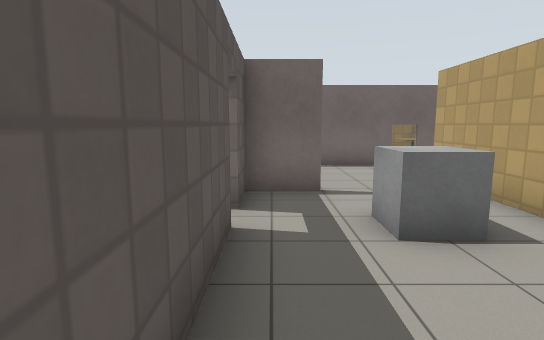
View 1 (above)

15 first-person views from a walk through a robot-simulator world made for Gazebo. The camera is 1.3 m above the floor, tilts 8° down and sees 80° across. The lines on the ground mark 1 m squares. The floor is counted in squares, 1 m on a side. Each view is taken from the middle of a square. On the plan, view 1 faces up. The plan holds only what a view shows up to about 14 squares ahead; the rest is blank. Gazebo's built-in surfaces are drawn with simple patterns. Simple shapes stand in for some stock models.

View 2
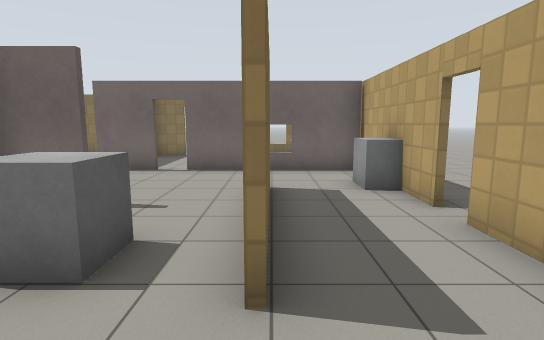

View 3
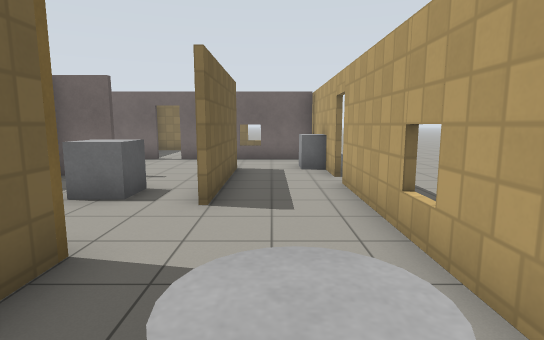

View 4
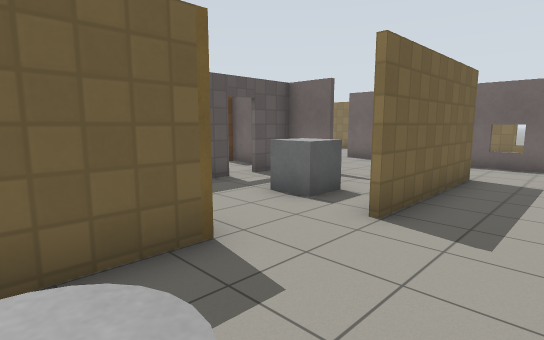

View 5
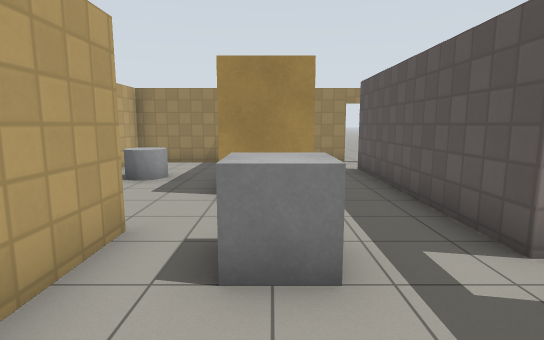

View 6
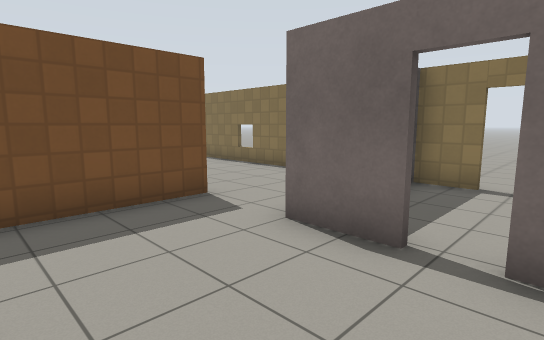

View 7
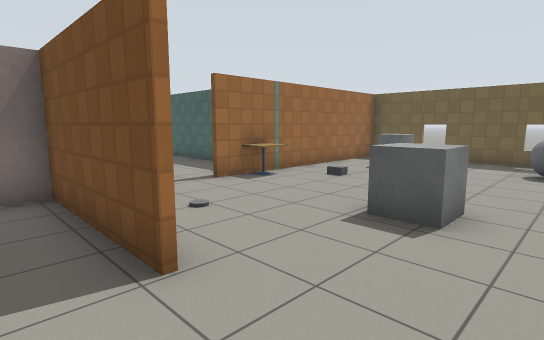

View 8
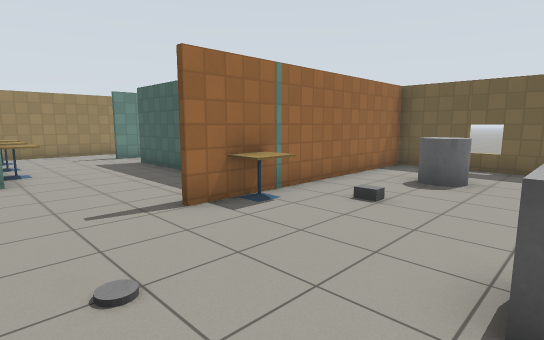

View 9
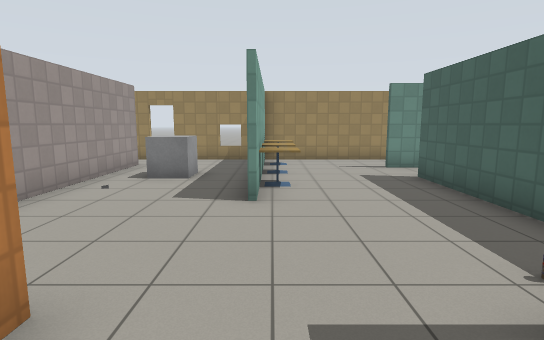

View 10
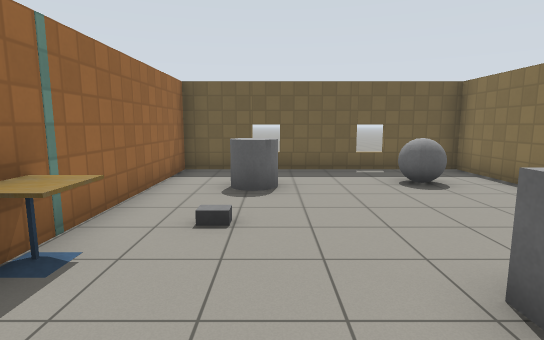

View 11
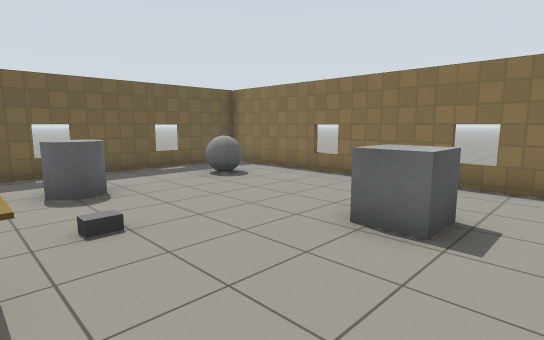

View 12
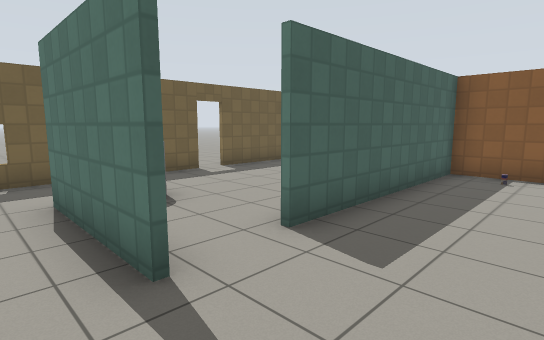

View 13
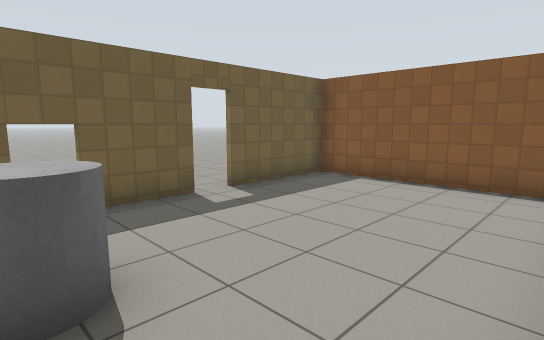

View 14
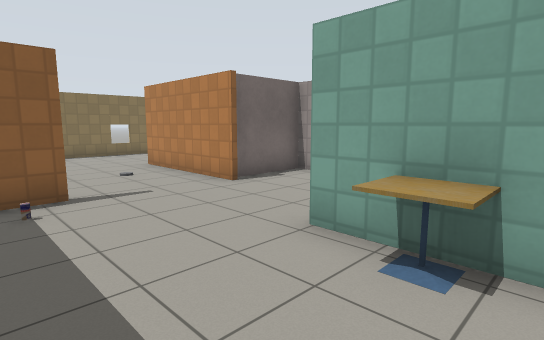

View 15
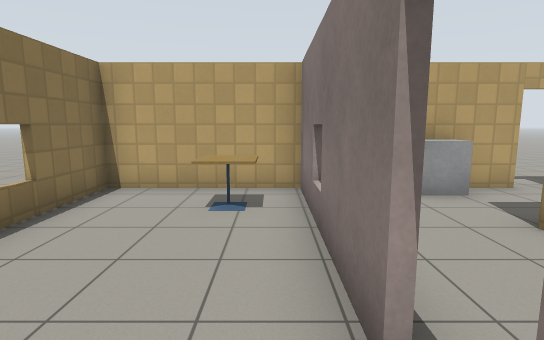

### Floor plan
Points are (right, up) in squares from view 1. A wall is a line through its corners. A room is listed if a view was taken in it or the views show most of it. See-through windows are left out.
Room 1 (views 1, 2, 3, 4, 5, 6)
walls: (3.8, 3.1) (3.8, 7.8); (1.1, 1.1) (3, 1.1) (3, -0.9); (-0.5, 4) (-0.5, -2.5); (1, 6.3) (-1, 6.3); (6.6, 6) (6.6, 10); (-0.5, 6.2) (-0.5, 4.9); (4, 7.8) (4, 3.1); (6.6, -0.4) (6.6, 5.1); (3.8, -4.1) (6.6, -4.1) (6.6, -2.7); (0.8, 10.3) (-1, 10.3); (-0.5, -4.1) (0.6, -4.1); (6.6, 10.3) (1.5, 10.3); (-3.2, 9.5) (-3.2, 6.5)
ways out: opening at (-2, 10) to room 2; opening at (-1, -3) to room 2; open door at (-1, 4.5) to room 2; open door at (1, 10) to room 3; open door at (7, 5.5)
objects: grey box (2, 4); grey cylinder (5, -1); grey box (6, 8) to (7, 8)
Room 2 (views 7, 8, 9, 10, 11, 12, 13, 14)
walls: (-6.5, 6.3) (-9, 6.3); (-8.7, 6.5) (-8.7, -0.1); (-3.4, 5.9) (-3.4, 10.5); (-4.7, -0.1) (-4.7, 2.6); (-1, 6.3) (-3.2, 6.3); (-3.2, 10.5) (-3.2, 9.5); (-8.4, -1.9) (-12, -1.9); (-9.5, -1.8) (-8.5, -1.8); (-14.5, 6.5) (-6.6, 6.5); (-9.4, -4.1) (-4.7, -4.1); (-4.1, -4.1) (-1.4, -4.1); (-14.4, -1.4) (-14.4, -2.4); (-0.7, -2.5) (-0.7, 2.6); (-2.2, 14.4) (-14.4, 14.4) (-14.4, 6)
ways out: opening at (-2, 10) to room 1; opening at (-1, -3) to room 1; open door at (-1, 4.5) to room 1; opening at (-13, -2) to room 4; opening at (-9, -1) to room 4; open door at (-1, -4)
objects: grey cylinder (-12, 8) to (-12, 9); grey ball (-12, 12) to (-12, 13); grey box (-9, 8); cafe table (-8, 6) to (-8, 7); drink can (-7, 5); grey box (-7, 11) to (-6, 11); other object (-5, -3) to (-5, -2); cafe table (-5, -1); cafe table (-5, 1); grey box (-3, -1) to (-2, 0)
Room 3 (view 15)
walls: (1.5, 10.4) (6.5, 10.4); (0.5, 14.4) (-0.9, 14.4); (6.6, 10) (6.6, 14.4) (3, 14.4)
ways out: open door at (1, 10) to room 1; open door at (1, 14.5)
objects: cafe table (5, 11) to (5, 12)
Room 4 (no view inside)
walls: (-14.4, 2.4) (-14.4, -1.4); (-14.4, 6) (-14.4, 3.1); (-9, 6.3) (-14.4, 6.3)
ways out: opening at (-13, -2) to room 2; opening at (-9, -1) to room 2; gap at (-14.3, 2.7)
objects: grey cylinder (-12, -1) to (-11, 0)

Where each view was taken, in squares from view 1:
view 1: 0 up, 0 right, facing up
view 2: 1 up, 4 right, facing up
view 3: 2 down, 5 right, facing up
view 4: 1 down, 6 right, facing up-left
view 5: 7 up, 2 right, facing down
view 6: 7 up, 2 right, facing up-left
view 7: 13 up, 2 left, facing down-left
view 8: 11 up, 4 left, facing down-left
view 9: 8 up, 5 left, facing down
view 10: 9 up, 5 left, facing left
view 11: 7 up, 5 left, facing up-left
view 12: 3 down, 6 left, facing up-left
view 13: 1 down, 9 left, facing up-left
view 14: 0 up, 8 left, facing up-right
view 15: 11 up, 0 right, facing right
